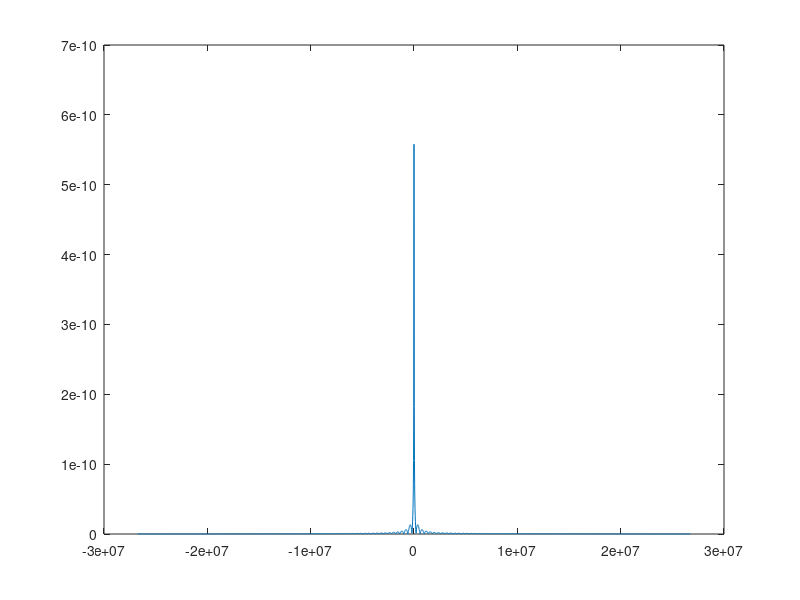

Write MATLAB code to recreate this figure. (Note: this script raises an error after producing the figure.)
%constant definitions
fluxQuantum = 2.06783383E-15;
lambda = 39E-9; %London penetration depth of Niobium

%geometry
d = 10E-9; L = 300E-9;

%physical quantities
Bwidth = 0.1;
N=3000;
B = linspace(-Bwidth,Bwidth,N);
beta = 2*pi*(2*lambda+d)*B/fluxQuantum;
I0 = 200E-6; %peak
c = L*(2*lambda+d)/fluxQuantum;

%Ic = @(x)I0*abs(sinc(x*L*(2*lambda+d)/fluxQuantum));
Ic = @(x) I0*(abs(sinc(x*c)));

Ic_max = Ic(beta);
plot(beta, Ic_max);

[I_even, minX] = flipFn(Ic_max,beta);
%plot(beta,I_even);

I_odd = interp1(beta, I_even, minX);
%I_odd = zeros(size(I_even)); %debugging

Ix = I_even + 1j*I_odd;

Jx = ifft(Ix);
%Jx = ifft(sinc(beta*L*(2*lambda+d)/fluxQuantum));

Jx = ifftshift(abs(Jx));

plot(beta, Ic_max, 'r', beta, I_even, 'g', beta, I_odd, 'b');

spac_vect = linspace(-10E-9,10E-9,N);
%plot(beta, Jx);
plot(spac_vect, Jx);

